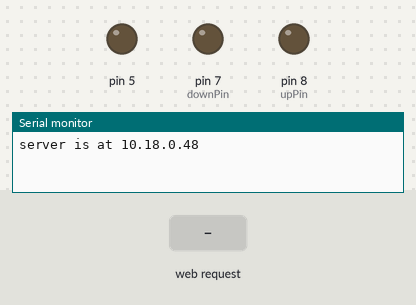
A sketch run on a simulated Arduino Uno, built with avr-gcc and run on an emulated ATmega328P. Shown: output pins drawn as LEDs (lit = HIGH), the last lines printed to the serial monitor. The inputs (shaded band) are chosen by the test bench. WiFi joins after 1.5 s; servers stay silent unless stated.

Above: at 1.2 s.
1.3 s: HTTP request GET /on received
At 2.1 s:
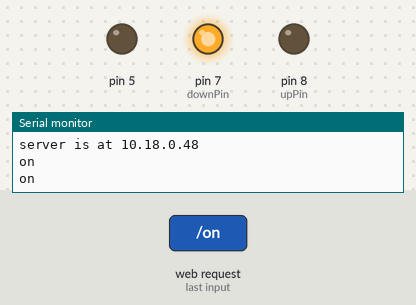
3.8 s: HTTP request GET /off received
At 5.6 s:
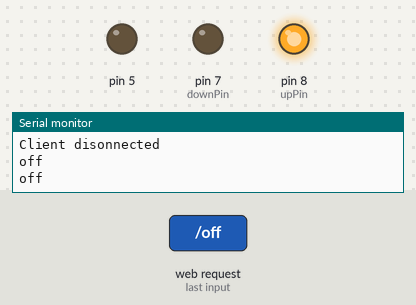
Timing chart, 0 to 7.3 s (numbered marks = the images above; inputs shaded):
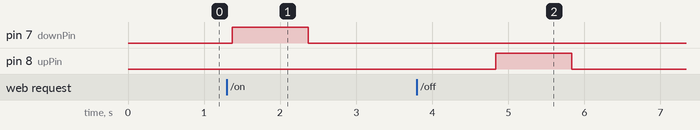

Measured:
- after the input at 1.3 s, pin 7 (downPin): LOW → HIGH after 0.07 s, → LOW 1.0 s later
- after the input at 3.8 s, pin 8 (upPin): LOW → HIGH after 1.0 s, → LOW 1.0 s later

The sketch:

ProjectorNetworkIRBridge.ino
```cpp
#include <SPI.h>
#include <Ethernet.h>
#include <IRremote.h>

// Enter a MAC address and IP address for your controller below.
// The IP address will be dependent on your local network:
byte mac[] = {
  0xDE, 0xAD, 0xBE, 0xEF, 0xFE, 0xEE };
IPAddress ip(10,18,0, 48);

char cmd[15];
char param1[15];
boolean systemArmed = true;

typedef struct {
  int screenDown;
  int projectorOn;
  int currentInput;
} SYSTEM_STATE;

#define STRING_BUFFER_SIZE 128
char buffer[STRING_BUFFER_SIZE];

EthernetServer server(80);
IRsend irsend;

SYSTEM_STATE projector = { -1, -1, -1};

#define upPin 8
#define downPin 7

#define on	0x4CB340BF
#define off	0x4CB3748B
#define USER1	0x4CB36C93
#define USER2	0x4CB3A659
#define USER3	0x4CB36699
#define BRIGHTNESS	0x4CB3827D
#define CONTRAST	0x4CB342BD
#define MODE	0x4CB3A05F
#define KEYSTONE	0x4CB3E01F
#define ASPECT	0x4CB326D9
#define THREED	0x4CB3916E
#define MUTE	0x4CB34AB5
#define DynamicBlack	0x4CB322DD
#define SLEEPTIMER	0x4CB3C639
#define ENTER	0x4CB3F00F
#define MENU	0x4CB3708F
#define UPVOLUME	0x4CB38877
#define LTSOURCE	0x4CB308F7
#define RTRESYNC	0x4CB348B7
#define DNVOLUME	0x4CB328D7
#define HDMI1	0x4CB36897
#define HDMI2	0x4CB30CF3


void setup() {
  pinMode(upPin, OUTPUT);
  pinMode(downPin, OUTPUT);
  digitalWrite(upPin, LOW);
  digitalWrite(downPin, LOW);

  Serial.begin(9600);
  // start the Ethernet connection and the server:
  Ethernet.begin(mac, ip);
  server.begin();
  Serial.print("server is at ");
  Serial.println(Ethernet.localIP());
  pinMode(5, OUTPUT);
  digitalWrite(5, LOW);
}

void send404(EthernetClient client) {
     client.println("HTTP/1.1 404 OK");
     client.println("Content-Type: text/html");
     client.println("Connnection: close");
     client.println();
     client.println("<!DOCTYPE HTML>");
     client.println("<html><body>404</body></html>");
}

void sendStatus(EthernetClient client) {
      client.println("HTTP/1.1 200 OK");
      client.println("Content-Type: application/json");
      client.println("Connnection: close");
      client.println();

      client.print("{\"ProjectorState\":");
      if(projector.screenDown) {
        client.print("true");
      }
      else {
        client.print("false");
      }

      client.print(", \"ScreenState\":");
      if(projector.projectorOn) {
        client.print("true");
      }
      else{
        client.print("false");
      }
      client.print("}");
}

void sendHelp(EthernetClient client) {

   // Send a standard http response header
   client.println("HTTP/1.1 200 OK");
   client.println("Content-Type: application/json");
   client.println("Connnection: close");
   client.println();

   client.println("Available Commands:");
   client.println("status");
   client.println("on");
   client.println("off");
   client.println("user1");
   client.println("user2");
   client.println("user3");
   client.println("brightness");
   client.println("contrast");
   client.println("mode");
   client.println("mode");
   client.println("keystone");
   client.println("aspect");
   client.println("3d");
   client.println("dynamicblack");
   client.println("sleeptimer");
   client.println("enter");
   client.println("menu");
   client.println("upvolume+");
   client.println("dnvolume-");
   client.println("ltsource");
   client.println("rtresync");
   client.println("hdmi1");
   client.println("hdmi2");
   client.println("screendown");
   client.println("screenup");

}


/**
 * Parse the string and return an array which contains all path segments
 */
char** parse(char* str) {

	char ** messages;
	messages = (char**)malloc(sizeof(char *));
	char *p;
	p = strtok(str, " ");
	unsigned int i = 0;
	while (p != NULL) {
	  p = strtok(NULL, "/");
	  char *sp;
	  boolean last = false;
	  sp = strchr(p, ' ');
	  if (sp != NULL) {
            *sp++ = '\0';
	    last = true;
	  }
	  messages[i] = p;
	  i++;
	  if (last) {
	    break;
	  }
	  messages = (char**)realloc(messages, sizeof(char *) * i + 1);
	}

	messages[i] = '\0';
	return messages;
}

void setScreenState(bool down){
  if(down){
    projector.screenDown = 1;
    digitalWrite(downPin, HIGH);
    delay(1000);
    digitalWrite(downPin, LOW);
  }
  else{
    projector.screenDown = 0;
    digitalWrite(upPin, HIGH);
    delay(1000);
    digitalWrite(upPin, LOW);
  }

}

void handleCommand(EthernetClient client, char* cmd, char* param) {
    if (strcmp(cmd, "help") == 0) {
      sendHelp(client);

      Serial.println("help");
    }
    else if (strcmp(cmd, "on") == 0) {
      irsend.sendNEC(on, 32);
      Serial.println("on");
      projector.projectorOn = 1;
      setScreenState(true);
      sendStatus(client);
    }

    else if (strcmp(cmd, "off") == 0) {
      irsend.sendNEC(off, 32);
      delay(900);
      irsend.sendNEC(off, 32);
      Serial.println("off");
      projector.projectorOn = 0;
      setScreenState(false);
      sendStatus(client);
    }
    else if (strcmp(cmd, "user1") == 0) {
      sendStatus(client);
      irsend.sendNEC(USER1, 32);
      Serial.println(cmd);
    }
    else if (strcmp(cmd, "user2") == 0) {
      sendStatus(client);
      irsend.sendNEC(USER2, 32);
      Serial.println(cmd);
    }
    else if (strcmp(cmd, "user3") == 0) {
      sendStatus(client);
      irsend.sendNEC(USER3, 32);
      Serial.println(cmd);
    }
    else if (strcmp(cmd, "brightness") == 0) {
      sendStatus(client);
      irsend.sendNEC(BRIGHTNESS, 32);
      Serial.println(cmd);
    }
    else if (strcmp(cmd, "contrast") == 0) {
      sendStatus(client);
      irsend.sendNEC(CONTRAST, 32);
      Serial.println(cmd);
    }
    else if (strcmp(cmd, "mode") == 0) {
      sendStatus(client);
      irsend.sendNEC(MODE, 32);
      Serial.println(cmd);
    }
    else if (strcmp(cmd, "keystone") == 0) {
      sendStatus(client);
      irsend.sendNEC(KEYSTONE, 32);
      Serial.println(cmd);
    }
    else if (strcmp(cmd, "aspect") == 0) {
      sendStatus(client);
      irsend.sendNEC(ASPECT, 32);
      Serial.println(cmd);
    }
    else if (strcmp(cmd, "3d") == 0) {
      sendStatus(client);
      irsend.sendNEC(THREED, 32);
      Serial.println(cmd);
    }
    else if (strcmp(cmd, "mute") == 0) {
      sendStatus(client);
      irsend.sendNEC(MUTE, 32);
      Serial.println(cmd);
    }
    else if (strcmp(cmd, "dynamicblack") == 0) {
      sendStatus(client);
      irsend.sendNEC(DynamicBlack, 32);
      Serial.println(cmd);
    }
    else if (strcmp(cmd, "sleeptimer") == 0) {
      sendStatus(client);
      irsend.sendNEC(SLEEPTIMER, 32);
      Serial.println(cmd);
    }
    else if (strcmp(cmd, "enter") == 0) {
      sendStatus(client);
      irsend.sendNEC(ENTER, 32);
      Serial.println(cmd);
    }
    else if (strcmp(cmd, "menu") == 0) {
      sendStatus(client);
      irsend.sendNEC(MENU, 32);
      Serial.println(cmd);
    }
    else if (strcmp(cmd, "upvolume+") == 0) {
      sendStatus(client);
      irsend.sendNEC(UPVOLUME, 32);
      Serial.println(cmd);
    }
    else if (strcmp(cmd, "dnvolume-") == 0) {
      sendStatus(client);
      irsend.sendNEC(DNVOLUME, 32);
      Serial.println(cmd);
    }
    else if (strcmp(cmd, "ltsource") == 0) {
      sendStatus(client);
      irsend.sendNEC(LTSOURCE, 32);
      Serial.println(cmd);
    }
    else if (strcmp(cmd, "rtresync") == 0) {
      sendStatus(client);
      irsend.sendNEC(RTRESYNC, 32);
      Serial.println(cmd);
    }
    else if (strcmp(cmd, "hdmi1") == 0) {
      sendStatus(client);
      irsend.sendNEC(HDMI1, 32);
      Serial.println(cmd);
    }
    else if (strcmp(cmd, "hdmi2") == 0) {
      sendStatus(client);
      irsend.sendNEC(HDMI2, 32);
      Serial.println(cmd);
    }
    else if(strcmp(cmd, "status") == 0){
      sendStatus(client);
    }
    else if(strcmp(cmd, "screendown") == 0){
      setScreenState(true);
      projector.screenDown = 1;
    }
    else if(strcmp(cmd, "screenup") == 0){
      irsend.sendNEC(off, 32);
      delay(900);
      irsend.sendNEC(off, 32);
      Serial.println("off");
      projector.projectorOn = 0;
      projector.screenDown = 0;
      setScreenState(false);
    }
    else {
      send404(client);
    }
}

int countSegments(char* str) {
  int p = 0;
  int count = 0;
  while (str[p] != '\0') {
    if (str[p] == '/') {
      count++;
    }
    p++;
  }
  // We don't want to count the / in 'HTTP/1.1'
  count--;
  return count;
}

void loop() {
  // listen for incoming clients
  EthernetClient client = server.available();
  if (client) {
    // an http request ends with a blank line
    boolean currentLineIsBlank = true;
    while (client.connected()) {
      if (client.available()) {

        char c;
        int bufindex = 0; // reset buffer
        buffer[0] = client.read();
        buffer[1] = client.read();
        bufindex = 2;
        // Read the first line to determin the request page
        while (buffer[bufindex-2] != '\r' && buffer[bufindex-1] != '\n') {
            // read full row and save it in buffer
            c = client.read();
            if (bufindex<STRING_BUFFER_SIZE) {
              buffer[bufindex] = c;
            }
            bufindex++;
        }
        // Clean buffer for next row
        bufindex = 0;

        // Parse the query string
        int nSegments = countSegments(buffer);
        char **pathsegments = parse(buffer);

        int i = 0;
        for(i=0; i<nSegments; i++) {
          Serial.println(pathsegments[i]);
        }

        if (c == '\n' && currentLineIsBlank) {
          handleCommand(client, pathsegments[0], pathsegments[1]);
          break;
        }

        if (c == '\n') {
          currentLineIsBlank = true;
        } else if (c != '\r') {
          currentLineIsBlank = false;
        }
      }
    }
    // Give the web browser time to receive the data
    delay(1);
    // Close the connection:
    client.stop();
    Serial.println("Client disonnected");
  }
}
```
